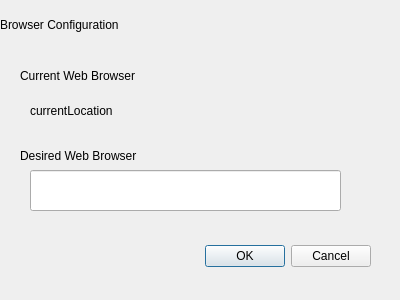
<?xml version="1.0" encoding="UTF-8"?>
<ui version="4.0">
 <class>WebBrowserDialog</class>
 <widget class="QDialog" name="WebBrowserDialog">
  <property name="geometry">
   <rect>
    <x>0</x>
    <y>0</y>
    <width>400</width>
    <height>300</height>
   </rect>
  </property>
  <property name="windowTitle">
   <string>Dialog</string>
  </property>
  <widget class="QDialogButtonBox" name="buttonBox">
   <property name="geometry">
    <rect>
     <x>30</x>
     <y>240</y>
     <width>341</width>
     <height>32</height>
    </rect>
   </property>
   <property name="orientation">
    <enum>Qt::Horizontal</enum>
   </property>
   <property name="standardButtons">
    <set>QDialogButtonBox::Cancel|QDialogButtonBox::Ok</set>
   </property>
  </widget>
  <widget class="QLabel" name="label">
   <property name="geometry">
    <rect>
     <x>0</x>
     <y>9</y>
     <width>391</width>
     <height>31</height>
    </rect>
   </property>
   <property name="text">
    <string>Browser Configuration</string>
   </property>
  </widget>
  <widget class="QLabel" name="label_2">
   <property name="geometry">
    <rect>
     <x>20</x>
     <y>60</y>
     <width>221</width>
     <height>31</height>
    </rect>
   </property>
   <property name="text">
    <string>Current Web Browser</string>
   </property>
  </widget>
  <widget class="QLabel" name="label_3">
   <property name="geometry">
    <rect>
     <x>20</x>
     <y>140</y>
     <width>181</width>
     <height>31</height>
    </rect>
   </property>
   <property name="text">
    <string>Desired Web Browser</string>
   </property>
  </widget>
  <widget class="QLineEdit" name="lineEdit">
   <property name="geometry">
    <rect>
     <x>30</x>
     <y>170</y>
     <width>311</width>
     <height>41</height>
    </rect>
   </property>
  </widget>
  <widget class="QLabel" name="label_4">
   <property name="geometry">
    <rect>
     <x>30</x>
     <y>100</y>
     <width>211</width>
     <height>21</height>
    </rect>
   </property>
   <property name="text">
    <string>currentLocation</string>
   </property>
  </widget>
 </widget>
 <resources/>
 <connections>
  <connection>
   <sender>buttonBox</sender>
   <signal>accepted()</signal>
   <receiver>WebBrowserDialog</receiver>
   <slot>accept()</slot>
   <hints>
    <hint type="sourcelabel">
     <x>248</x>
     <y>254</y>
    </hint>
    <hint type="destinationlabel">
     <x>157</x>
     <y>274</y>
    </hint>
   </hints>
  </connection>
  <connection>
   <sender>buttonBox</sender>
   <signal>rejected()</signal>
   <receiver>WebBrowserDialog</receiver>
   <slot>reject()</slot>
   <hints>
    <hint type="sourcelabel">
     <x>316</x>
     <y>260</y>
    </hint>
    <hint type="destinationlabel">
     <x>286</x>
     <y>274</y>
    </hint>
   </hints>
  </connection>
 </connections>
</ui>
